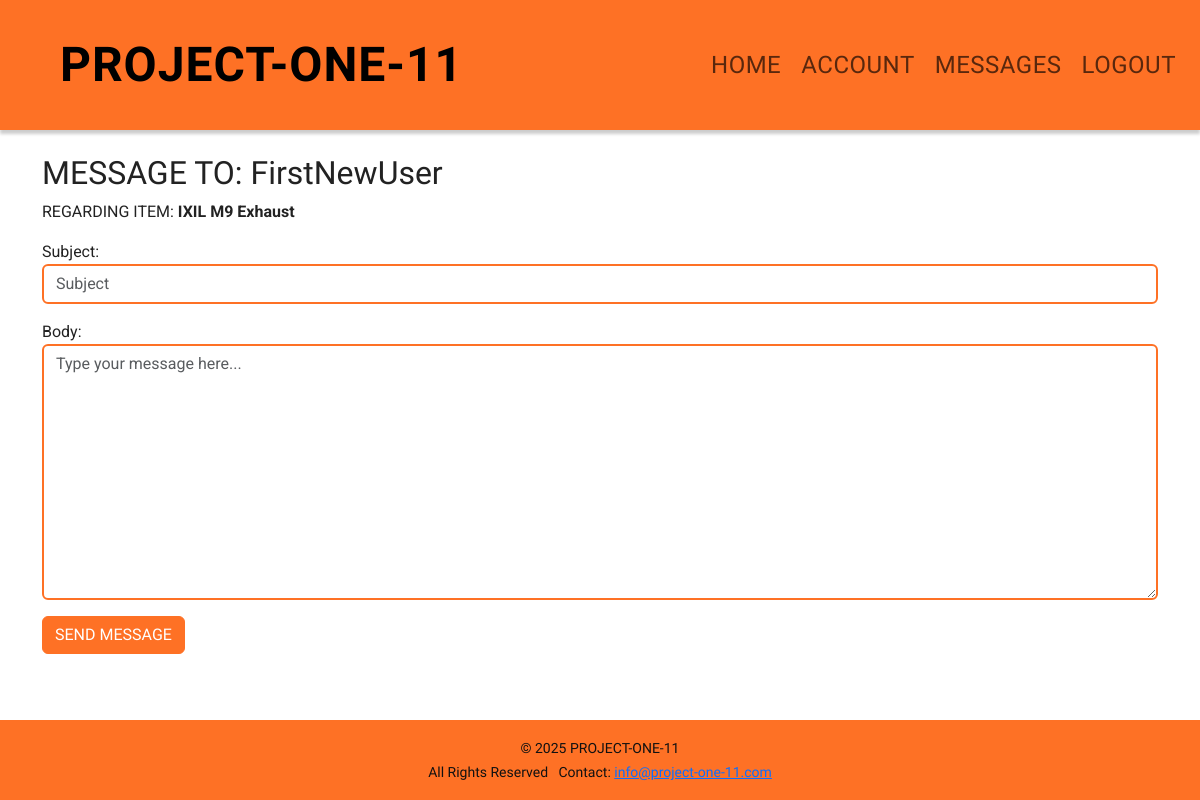
/marketplace/item/5/send_message/ (signed in), run on an earlier commit of the app's database.
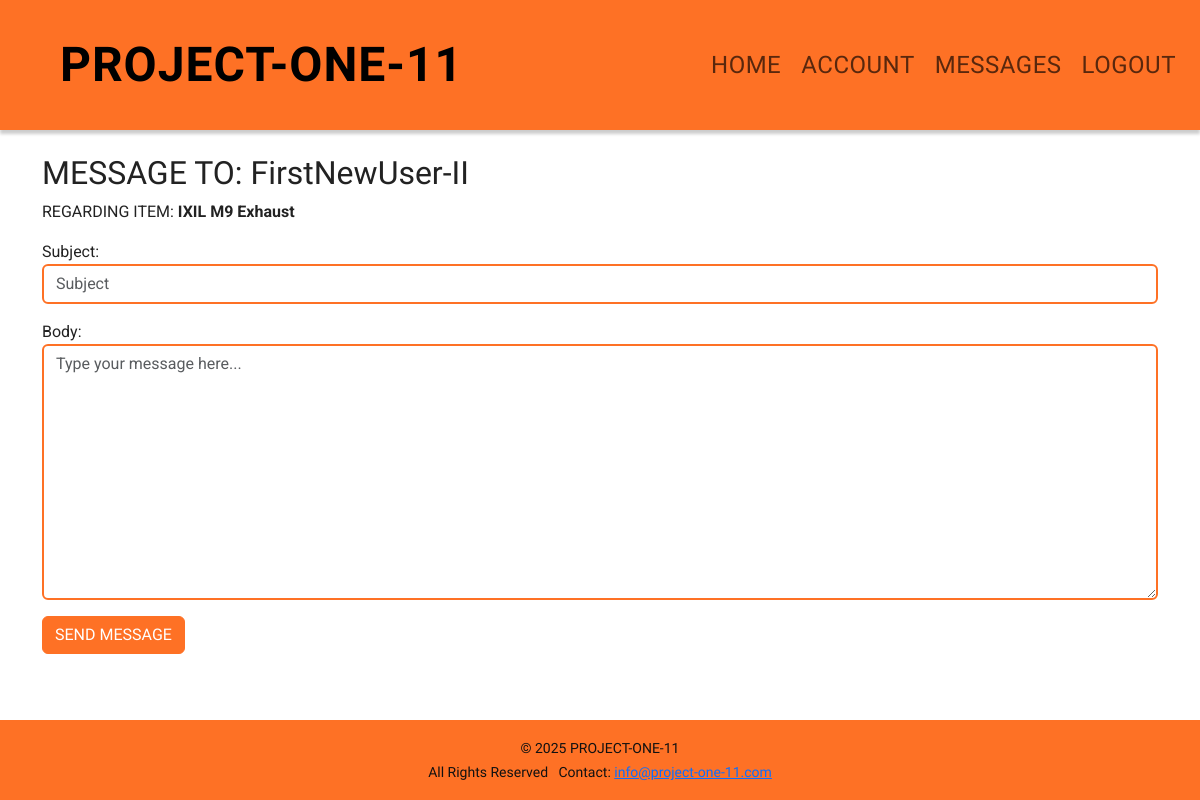
And on a later commit of the database.
### accounts/models.py (models this page shows)
class User(AbstractUser):
    is_buyer = models.BooleanField(default=True, verbose_name='Buyer')
    is_seller = models.BooleanField(default=True, verbose_name='Seller')
    is_business = models.BooleanField(default=False, verbose_name='Business')

### marketplace/views.py (the view)
# urls.py: path('item/<int:item_id>/send_message/', views.send_message, name='send_message'),
@login_required
def send_message(request, item_id):
    item = get_object_or_404(Item, pk=item_id)
    recipient = item.owner
    if request.method == 'POST':
        form = MessageForm(request.POST)
        if form.is_valid():
            message = form.save(commit=False)
            message.sender = request.user
            message.recipient = recipient
            message.item = item
            message.save()
            return redirect('messages_inbox')  # You can adjust this redirect as needed
    else:
        form = MessageForm()
    return render(request, 'marketplace/send_message.html', {'form': form, 'item': item, 'recipient': recipient})

### marketplace/forms.py
class MessageForm(forms.ModelForm):
    class Meta:
        model = Message
        fields = ['subject', 'body']
        widgets = {
            'subject': forms.TextInput(attrs={'class': 'form-control', 'placeholder': 'Subject'}),
            'body': forms.Textarea(attrs={'class': 'form-control', 'placeholder': 'Type your message here...'}),
        }

### templates/marketplace/send_message.html (shortened to what this page needs)
{% extends 'base.html' %}
{% block content %}
  <h2>MESSAGE TO: {{ recipient.username }}</h2>
  <p>REGARDING ITEM: <strong>{{ item.title }}</strong></p>
  <form method="post">
    {{ form.as_p }}
    <button type="submit" class="btn btn-success">SEND MESSAGE</button>
  </form>
{% endblock %}

What changed in the data, as far as the page shows it:
changed User: username "FirstNewUser" → "FirstNewUser-II"
